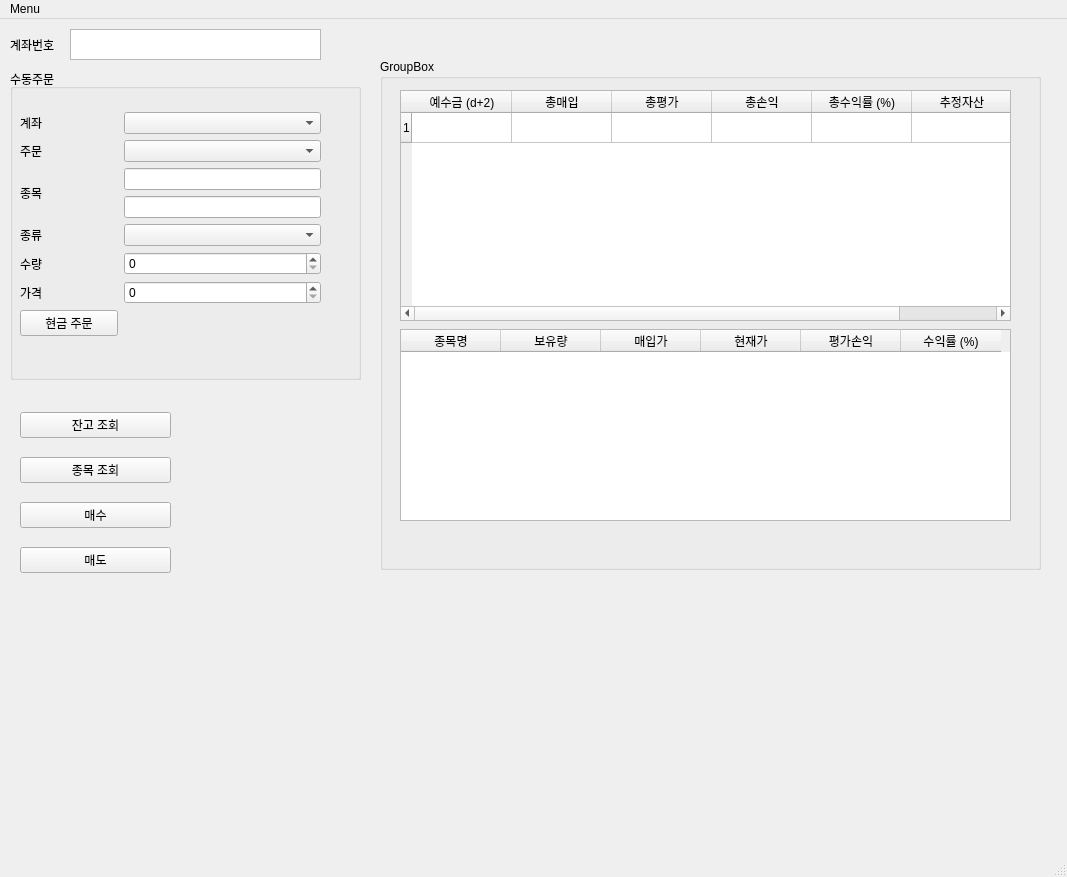
<?xml version="1.0" encoding="UTF-8"?>
<ui version="4.0">
 <class>MainWindow</class>
 <widget class="QMainWindow" name="MainWindow">
  <property name="geometry">
   <rect>
    <x>0</x>
    <y>0</y>
    <width>1067</width>
    <height>877</height>
   </rect>
  </property>
  <property name="windowTitle">
   <string>MainWindow</string>
  </property>
  <widget class="QWidget" name="centralwidget">
   <widget class="QWidget" name="verticalLayoutWidget">
    <property name="geometry">
     <rect>
      <x>20</x>
      <y>380</y>
      <width>151</width>
      <height>191</height>
     </rect>
    </property>
    <layout class="QVBoxLayout" name="verticalLayout">
     <item>
      <widget class="QPushButton" name="btn_chkBal">
       <property name="text">
        <string>잔고 조회</string>
       </property>
      </widget>
     </item>
     <item>
      <widget class="QPushButton" name="btn_chkcut">
       <property name="text">
        <string>종목 조회</string>
       </property>
      </widget>
     </item>
     <item>
      <widget class="QPushButton" name="btn_purchase">
       <property name="text">
        <string>매수</string>
       </property>
      </widget>
     </item>
     <item>
      <widget class="QPushButton" name="btn_sell">
       <property name="text">
        <string>매도</string>
       </property>
      </widget>
     </item>
    </layout>
   </widget>
   <widget class="QTextEdit" name="textEdit">
    <property name="geometry">
     <rect>
      <x>70</x>
      <y>10</y>
      <width>251</width>
      <height>31</height>
     </rect>
    </property>
   </widget>
   <widget class="QLabel" name="label">
    <property name="geometry">
     <rect>
      <x>10</x>
      <y>20</y>
      <width>56</width>
      <height>12</height>
     </rect>
    </property>
    <property name="text">
     <string>계좌번호</string>
    </property>
   </widget>
   <widget class="QGroupBox" name="groupBox">
    <property name="geometry">
     <rect>
      <x>10</x>
      <y>50</y>
      <width>351</width>
      <height>311</height>
     </rect>
    </property>
    <property name="title">
     <string>수동주문</string>
    </property>
    <widget class="QWidget" name="verticalLayoutWidget_3">
     <property name="geometry">
      <rect>
       <x>10</x>
       <y>30</y>
       <width>301</width>
       <height>251</height>
      </rect>
     </property>
     <layout class="QVBoxLayout" name="verticalLayout_3">
      <item>
       <layout class="QGridLayout" name="gridLayout" columnstretch="1,2">
        <item row="0" column="0">
         <widget class="QLabel" name="label_2">
          <property name="text">
           <string>계좌</string>
          </property>
         </widget>
        </item>
        <item row="2" column="0">
         <widget class="QLabel" name="label_3">
          <property name="text">
           <string>주문</string>
          </property>
         </widget>
        </item>
        <item row="6" column="1">
         <widget class="QComboBox" name="comboBox_3"/>
        </item>
        <item row="7" column="1">
         <widget class="QSpinBox" name="spinBox"/>
        </item>
        <item row="8" column="1">
         <widget class="QSpinBox" name="spinBox_2"/>
        </item>
        <item row="0" column="1">
         <widget class="QComboBox" name="comboBox"/>
        </item>
        <item row="7" column="0">
         <widget class="QLabel" name="label_6">
          <property name="text">
           <string>수량</string>
          </property>
         </widget>
        </item>
        <item row="8" column="0">
         <widget class="QLabel" name="label_7">
          <property name="text">
           <string>가격</string>
          </property>
         </widget>
        </item>
        <item row="2" column="1">
         <widget class="QComboBox" name="comboBox_2"/>
        </item>
        <item row="3" column="0">
         <widget class="QLabel" name="label_4">
          <property name="text">
           <string>종목</string>
          </property>
         </widget>
        </item>
        <item row="6" column="0">
         <widget class="QLabel" name="label_5">
          <property name="text">
           <string>종류</string>
          </property>
         </widget>
        </item>
        <item row="9" column="0">
         <widget class="QPushButton" name="pushButton">
          <property name="text">
           <string>현금 주문</string>
          </property>
         </widget>
        </item>
        <item row="3" column="1">
         <layout class="QVBoxLayout" name="verticalLayout_2" stretch="1,1">
          <property name="spacing">
           <number>6</number>
          </property>
          <property name="sizeConstraint">
           <enum>QLayout::SetDefaultConstraint</enum>
          </property>
          <item>
           <widget class="QLineEdit" name="lineEdit"/>
          </item>
          <item>
           <widget class="QLineEdit" name="lineEdit_2"/>
          </item>
         </layout>
        </item>
       </layout>
      </item>
     </layout>
    </widget>
   </widget>
   <widget class="QGroupBox" name="groupBox_2">
    <property name="geometry">
     <rect>
      <x>380</x>
      <y>40</y>
      <width>661</width>
      <height>511</height>
     </rect>
    </property>
    <property name="title">
     <string>GroupBox</string>
    </property>
    <widget class="QTableWidget" name="tableWidget">
     <property name="geometry">
      <rect>
       <x>20</x>
       <y>31</y>
       <width>611</width>
       <height>231</height>
      </rect>
     </property>
     <property name="rowCount">
      <number>1</number>
     </property>
     <row/>
     <column>
      <property name="text">
       <string>예수금 (d+2)</string>
      </property>
     </column>
     <column>
      <property name="text">
       <string>총매입</string>
      </property>
     </column>
     <column>
      <property name="text">
       <string>총평가</string>
      </property>
     </column>
     <column>
      <property name="text">
       <string>총손익</string>
      </property>
     </column>
     <column>
      <property name="text">
       <string>총수익률 (%)</string>
      </property>
     </column>
     <column>
      <property name="text">
       <string>추정자산</string>
      </property>
     </column>
    </widget>
    <widget class="QTableWidget" name="tableWidget_2">
     <property name="geometry">
      <rect>
       <x>20</x>
       <y>270</y>
       <width>611</width>
       <height>192</height>
      </rect>
     </property>
     <column>
      <property name="text">
       <string>종목명</string>
      </property>
     </column>
     <column>
      <property name="text">
       <string>보유량</string>
      </property>
     </column>
     <column>
      <property name="text">
       <string>매입가</string>
      </property>
     </column>
     <column>
      <property name="text">
       <string>현재가</string>
      </property>
     </column>
     <column>
      <property name="text">
       <string>평가손익</string>
      </property>
     </column>
     <column>
      <property name="text">
       <string>수익률 (%)</string>
      </property>
     </column>
    </widget>
   </widget>
  </widget>
  <widget class="QMenuBar" name="menubar">
   <property name="geometry">
    <rect>
     <x>0</x>
     <y>0</y>
     <width>1067</width>
     <height>21</height>
    </rect>
   </property>
   <widget class="QMenu" name="menuPyStock">
    <property name="title">
     <string>Menu</string>
    </property>
    <addaction name="action_2"/>
   </widget>
   <addaction name="menuPyStock"/>
  </widget>
  <widget class="QStatusBar" name="statusbar"/>
  <action name="action_2">
   <property name="text">
    <string>만든 사람들</string>
   </property>
  </action>
 </widget>
 <resources/>
 <connections/>
</ui>
